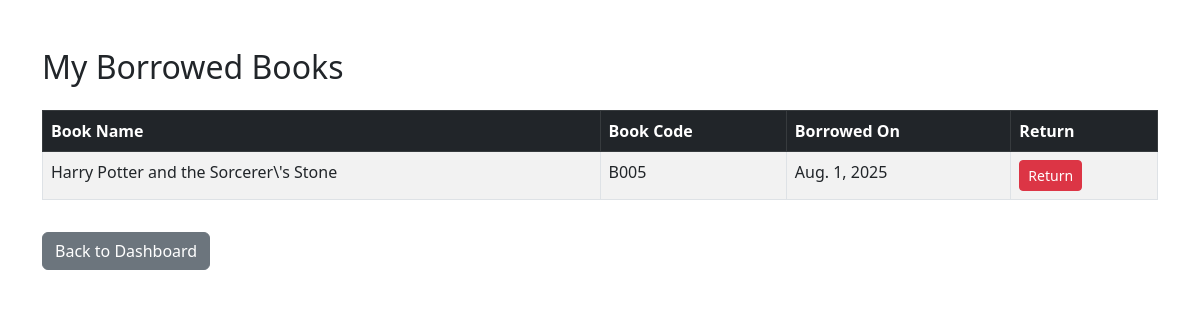
Page /borrowing/my-books/ (signed in) on the earlier database version.
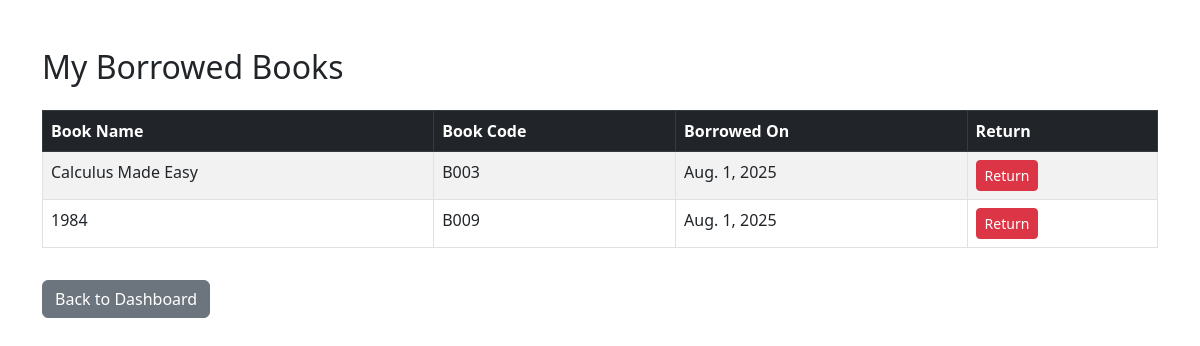
Same page on the later database version.
### borrowing/models.py (models this page shows, shortened)
class Borrowing(models.Model):
    user = models.ForeignKey(User, on_delete=models.CASCADE)
    book = models.ForeignKey(Book, on_delete=models.CASCADE)
    borrowed_on = models.DateField(auto_now_add=True)
    returned_on = models.DateField(null=True, blank=True)
    fine = models.DecimalField(max_digits=6, decimal_places=2, default=0.00)

### inventory/models.py (models this page shows, shortened)
class Book(models.Model):
    STATUS_CHOICES = [
        ('available', 'Available'),
        ('borrowed', 'Borrowed'),
        ('damaged', 'Damaged'),
        ('lost', 'Lost'),
    ]
    code = models.CharField(max_length=10, unique=True)
    title = models.CharField(max_length=200)
    author = models.CharField(max_length=100)
    publisher=models.CharField(max_length=100)
    edition=models.IntegerField()
    category = models.ForeignKey(Category, on_delete=models.CASCADE)
    status = models.CharField(max_length=10, choices=STATUS_CHOICES, default='available')

### borrowing/views.py (the view)
# urls.py: path('my-books/', my_borrowed_books, name='my_borrowed_books'),
@login_required
def my_borrowed_books(request):
    records = Borrowing.objects.filter(user=request.user, returned_on__isnull=True)
    return render(request, 'borrowing/my_books.html', {'records': records})

### templates/borrowing/my_books.html (shortened to what this page needs)
<!DOCTYPE html>
<html>
<head>
    <link rel="stylesheet" href="https://cdn.jsdelivr.net/npm/bootstrap@5.3.0/dist/css/bootstrap.min.css">
</head>
<body>
<div class="container mt-5">
    <h2 class="mb-4">My Borrowed Books</h2>
    {% if records %}
        <table class="table table-striped table-bordered">
            <thead class="table-dark">
                <tr>
                    <th>Book Name</th>
                    <th>Book Code</th>
                    <th>Borrowed On</th>
                    <th>Return</th>
                </tr>
            </thead>
            <tbody>
                {% for record in records %}
                <tr>
                    <td>{{ record.book.title }}</td>
                    <td>{{ record.book.code }}</td>
                    <td>{{ record.borrowed_on }}</td>
                    <td>
                        <a href="{% url 'return_book' record.id %}" class="btn btn-danger btn-sm">
    Return
</a>
                    </td>
                </tr>
                {% endfor %}
            </tbody>
        </table>
    {% else %}
        <div class="alert alert-info">You haven't borrowed any books.</div>
    {% endif %}
    <a href="{% url 'index'  %}" class="btn btn-secondary mt-3">Back to Dashboard</a>
</div>
</body>
</html>

Differences in the rows shown:
no longer on this page (row edited): Borrowing: book "Harry Potter and the Sorcerer\\'s Stone", book.code "B005", borrowed_on "Aug. 1, 2025"
added Borrowing: book "Calculus Made Easy", book.code "B003", borrowed_on "Aug. 1, 2025"
added Borrowing: book "1984", book.code "B009", borrowed_on "Aug. 1, 2025"
